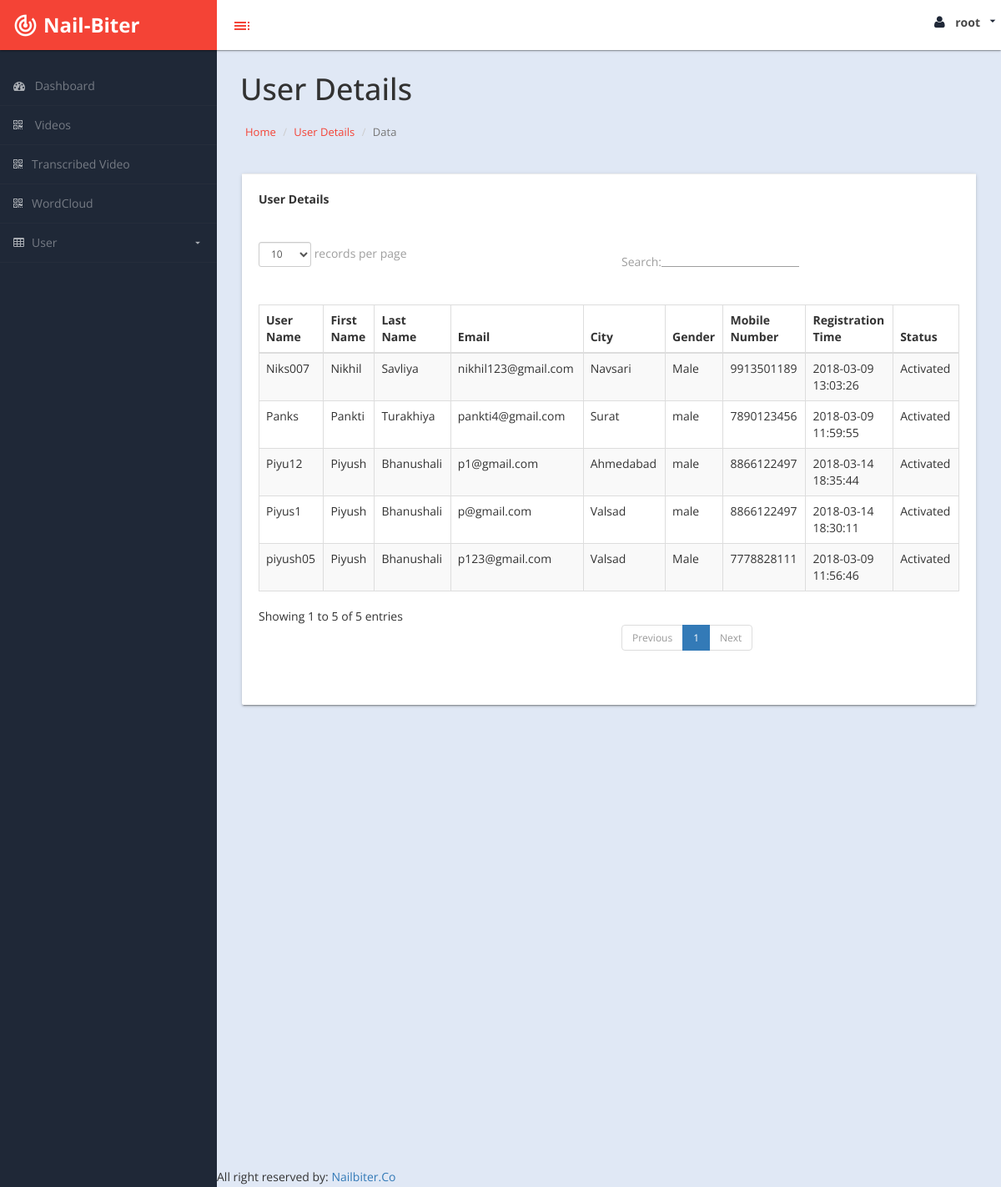
The page /admin/demo/table.php (signed in) on the database its author committed.
### tables this page shows
CREATE TABLE `users` (
  `id` int(11) NOT NULL,
  `username` varchar(8) NOT NULL,
  `password` varchar(40) NOT NULL,
  `email` text NOT NULL,
  `first_name` varchar(10) NOT NULL,
  `last_name` varchar(20) NOT NULL,
  `city` varchar(20) NOT NULL,
  `address` varchar(255) NOT NULL,
  `gender` varchar(6) NOT NULL,
  `m_number` bigint(20) NOT NULL,
  `create_datetime` datetime NOT NULL DEFAULT CURRENT_TIMESTAMP,
  `update_datetime` datetime NOT NULL DEFAULT '0000-00-00 00:00:00' ON UPDATE CURRENT_TIMESTAMP,
  `status` int(1) NOT NULL
);

### admin/demo/userdetails.php (the view, shortened to what this page needs)
<div id="page-inner">
           <div class="row">
               <div class="col-md-12">
                   <div class="card">
                       <div class="card-action">
                            User Details
                       </div>
                       <div class="card-content">
                           <div class="table-responsive">
                                  <div class="col-sm-10">
       </div>
   </div>
                               <table class="table table-striped table-bordered table-hover" id="dataTables-example">
                                   <thead>
                                       <tr>
                                           <th>User Name</th>
                                           <th>First Name</th>
                                           <th>Last Name</th>
                                           <th>Email</th>
                                           <th>City</th>
                                           <th>Gender</th>
                                           <th>Mobile Number</th>
                                           <th>Registration Time</th>
                                           <th>Status</th>
                                       </tr>
                                   </thead>
                                   <tbody>
                                   <?php
                                       $sql = "SELECT * from users";
                                       $result = mysqli_query($conn, $sql);
                                       if ($result -> num_rows >0) {
                                           while ($row = $result -> fetch_assoc() ) {
                                                   if($_SESSION['st']==1){
                                                       $status="Activated";
                                                   }
                                                   else{
                                                      $status="Dectivated";
                                                   }?>
                                               <tr><td>
                                              <?php echo $row["username"]; ?></td>
                                               <td><?php echo $row["first_name"]; ?></td>
                                               <td><?php echo $row["last_name"]; ?></td>
                                               <td><?php echo $row["email"]; ?></td>
                                               <td><?php echo $row["city"]; ?></td>
                                               <td><?php echo $row["gender"]; ?></td>
                                               <td><?php echo $row["m_number"];?></td>
                                               <td><?php echo $row["create_datetime"]; ?></td>
                                               <td><?php echo $status; ?>
                                               </td>
                                                   <?php
                                           }
                                       }
                                ?>
                                   </tbody>
                               </table>
                           </div>
                       </div>
                   </div>
               </div>
           </div>

### admin/demo/assets/css/custom-styles.css (style rules this page uses)
body { font-family: 'Open Sans', sans-serif; background: #1F2837; }
#page-inner { width:100%; margin:10px 20px 10px 0px; padding: 15px 30px; min-height:1200px; }

### rows shown on the page
users: username "piyush05", first_name "Piyush", last_name "Bhanushali", email "p123@gmail.com", city "Valsad", gender "Male", m_number "7778828111", create_datetime "2018-03-09 11:56:46", status "Activated"
users: username "Panks", first_name "Pankti", last_name "Turakhiya", email "pankti4@gmail.com", city "Surat", gender "male", m_number "7890123456", create_datetime "2018-03-09 11:59:55", status "Activated"
users: username "Niks007", first_name "Nikhil", last_name "Savliya", email "nikhil123@gmail.com", city "Navsari", gender "Male", m_number "9913501189", create_datetime "2018-03-09 13:03:26", status "Activated"
users: username "Piyus1", first_name "Piyush", last_name "Bhanushali", email "p@gmail.com", city "Valsad", gender "male", m_number "8866122497", create_datetime "2018-03-14 18:30:11", status "Activated"
users: username "Piyu12", first_name "Piyush", last_name "Bhanushali", email "p1@gmail.com", city "Ahmedabad", gender "male", m_number "8866122497", create_datetime "2018-03-14 18:35:44", status "Activated"

### other values the page prints
$username "root"
